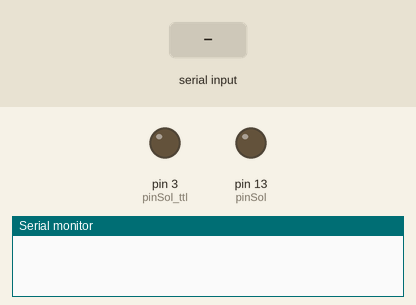
Recording of a sketch running on a simulated Arduino Uno, built with avr-gcc and run on an emulated ATmega328P. Parts: output pins drawn as LEDs (lit = HIGH), the last lines printed to the serial monitor. Inputs (shaded band) come from the test bench. Random numbers use the default seed unless the sketch sets one.

Above: at 1.2 s.
1.3 s: "1" received over Serial
At 11.63 s:
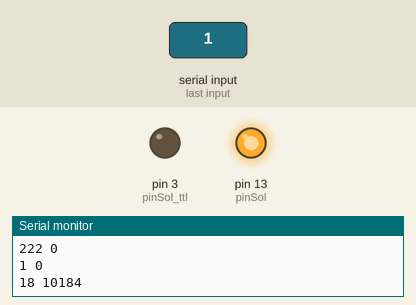
Timing chart, 0 to 13.0 s (numbered marks = the images above; inputs shaded):
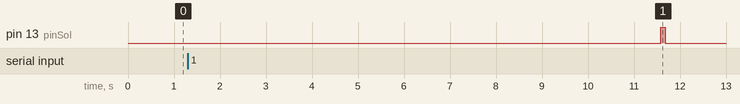

Measured:
- after the input at 1.3 s, pin 13 (pinSol): LOW → HIGH after 10.3 s, → LOW 0.10 s later

The sketch:

trialed_airpuff_quicktest_v01.ino
```cpp
/*
-General notes--------------------------
* This program delivers a fixed number of airpuffs for a set duration of time at a variable ITI, with TTLs sent to Synapse.

-serial event ids------------------------------
---parameters---
- 127 trial_count

- 128 min_iti
- 129 max_iti

- 116 sol_duration
- 117 num_sol
- 118 inter_sol_time


---dynamic parameters---
[[2 line method: first row shows ts in 2nd column second row shows current value in 2nd colum]]
- none

---events---
- 1   start_session
- 14  sol_offset

- 31  lick
- 11  break_engaged
- 12  break_disengaged
- 13  spout_extended
- 15  spout_retracted
- 0   end_session

- 222 trial_end
*/

// dependencies
  #include <Wire.h>
  #include "Adafruit_MPR121.h"
  #include <Servo.h>

// session parameters *************************************************************************************************************
 // general parameters -------

  static byte trial_count = 15;
  static byte trial_ids [] = {1,1,1,1,1,1,1,1,1,1,1,1,1,1,1}; // channel ids-- 1: cs+, 0: cs-
  byte trial_id;


  static boolean session_serial_initiate = 1;  // 0: starts without serial input, 1: waits for serial input before starting

  // baseline period before first trial
  static int baseline_time = 5000;            // delay time until first trial

  // iti range (uniform random)
  static unsigned long min_iti = 5000;           // minimum iti (ms)
  static unsigned long max_iti = 10000;           // maximum iti (ms)

  // air puff solenoid
  static byte sol_duration = 100;          // duration solenoid is open during delivery
  static byte num_sol = 1;                // number of solenoid opening access period
  static int inter_sol_time = 0;        // interval between each solenoid opening (measured from end of previous until start of next)

// arduino pins ----------------------------------------------------------------------------
  // inputs ----------------------------

  // outputs ---------------------------
  static byte pinSol = 13;

  // ttls for external time stamps
  static byte pinSol_ttl = 3;

// flags -------------------------------------------------------------------------------------
  // variables---
  //boolean solOpen;
  //boolean frame;
  //boolean lick;
  boolean first_loop = 1;     // sets the starting condition to first_loop = true, so first_loop setup section will run


// counters ---------------------------------------------------------------------------------
  // variables---
  volatile byte count_sol;                 // counter for number of solenoid openings per access period
  volatile byte count_trial;               // counter for number of trials

// time stamps & timers ---------------------------------------------------------------------
  // variables---
  volatile unsigned long ts;
  unsigned long ts_start;
  unsigned long ts_trial_start;
  unsigned long ts_sol_offset;
  unsigned long ts_sol_onset;
  unsigned long ts_sol_ttl_off;
  unsigned long ts_trial_end;

  unsigned long session_end_ts;

// parameters---
  static int ttl_duration = 2; // duration of tttl pulses for external time stamps (ms)


// _______________________________________________________________________________________________________________________________________________________________________________
/// setup ________________________________________________________________________________________________________________________________________________________________________
void setup() {
  delay(100);
  Serial.begin(115200);
  delay(100);
  randomSeed(analogRead(0));

  // define outputs
  pinMode(pinSol, OUTPUT);
  pinMode(pinSol_ttl, OUTPUT);

  digitalWrite(pinSol, LOW);
  digitalWrite(pinSol_ttl, LOW);

  // wait for serial command before initating session---------------------------------------------------------------------
  if(session_serial_initiate){
    delay(100);
    while (Serial.available() <= 0) {} // wait for serial input to start session
    delay(100);
  }

 // save start time
  ts_start=millis();
}

void loop() {
 // background functions (run constantly independent of task events)--------------------------------------------
 // generate timestamp ---------------------------
  ts=millis()-ts_start;

 // close solenoids---------------------------
  if(ts>=ts_sol_offset && ts_sol_offset!=0){                 // if time is after solenoid offset time
    digitalWrite(pinSol, LOW);                               // close solenoid
    Serial.print(14); Serial.print(" "); Serial.println(ts); // print sol offset
    ts_sol_offset = 0;    // reset solenoid offset time to close if statement
    }

 // turn off ttls for external time stamps ------------------------
 // solenoid---
  if(ts>=ts_sol_ttl_off && ts_sol_ttl_off!=0){
    digitalWrite(pinSol_ttl,LOW);  // write ttl low
    ts_sol_ttl_off = 0;            // reset off time to close if statement
  }

 // session initialization (runs once at start) -----------------------------------------------------------------
  if(first_loop){
    Serial.print(1);   Serial.print(" "); Serial.println(ts);                         // print start session
    Serial.print(127); Serial.print(" "); Serial.println(trial_count);                // print session duration

    Serial.print(128); Serial.print(" "); Serial.println(min_iti);                    // print min_iti
    Serial.print(129); Serial.print(" "); Serial.println(max_iti);                    // print max_iti

    Serial.print(116); Serial.print(" "); Serial.println(sol_duration);                // print sol_duration
    Serial.print(117); Serial.print(" "); Serial.println(num_sol);                     // print num_sol
    Serial.print(118); Serial.print(" "); Serial.println(inter_sol_time);              // print inter_sol_time

    // set and print first trial id
    trial_id = trial_ids[0];
    Serial.print(222);      Serial.print(" "); Serial.println(ts);                     // print first trial id
    Serial.print(trial_id); Serial.print(" "); Serial.println(ts);

    // set time for first delivery
    ts_trial_start = ts + baseline_time + random(min_iti, max_iti);           // calculate first trial start
    count_trial = 0;          // added 9/20/23, not sure if necessary
    count_sol = 0;            // added 9/20/23, not sure if necessary

    first_loop = 0;

  }


 // schedule of air puff delivery --------------------------------------------------------------
  if(ts >= ts_trial_start && ts_trial_start != 0){
    ts_trial_end = ts + (num_sol * (sol_duration + inter_sol_time));        // set time for when trial ends and variables reset
    ts_sol_onset = ts;                                                      // set time for when solenoid access occurs
    ts_trial_start = 0;

  }

 // start air puff trial --------------------------------------------------------------
 // open solenoid num_sol times ---------------------------
 if(ts >= ts_sol_onset && ts_sol_onset != 0 &&  count_sol < num_sol){
    if(trial_id == 1){ // if cs+
      digitalWrite(pinSol,HIGH);          // open solenoid
      ts_sol_offset = ts + sol_duration;  // set solenoid close time

      Serial.print(18); Serial.print(" "); Serial.println(ts); // print sol onset

      digitalWrite(pinSol_ttl,HIGH);      // turn on ttl for solenoid onset
      ts_sol_ttl_off = ts + ttl_duration; // set ttl offset time
    }

    ts_sol_onset = ts + inter_sol_time + sol_duration; // set next solenoid onset time
    count_sol++;                                       // increase counter for solenoid
  }

 // end air puff trial --------------------------------------------------------------
 if(ts >= ts_trial_end && ts_trial_end != 0){
    ts_trial_end = 0;
    // reset various variables and counters
    ts_sol_onset = 0;
    count_sol = 0;

    count_trial = count_trial + 1;
    trial_id = trial_ids[count_trial];
    Serial.print(222);      Serial.print(" "); Serial.println(ts);
    Serial.print(trial_id); Serial.print(" "); Serial.println(ts);

    ts_trial_start = ts + random(min_iti, max_iti);           // calculate next trial start

  }

  // session termination ---------------------------------------------------------------------------------------------------
 // end session after trials exceed trial_count
  if(count_trial >= trial_count && session_end_ts == 0){
    session_end_ts = ts + min_iti-1000; // set end of session to 1s shorter than minimum ITI
  }

  if(ts > session_end_ts && session_end_ts != 0){
    fun_end_session();
    Serial.print(99); Serial.print(" "); Serial.println(ts);    // print end of session
  }
}


/// end session _________________________________________________________________________________________________________________________________________________________
void fun_end_session() {
  Serial.print(0); Serial.print(" "); Serial.println(ts);    // print end of session
  while(1){}                               //  Stops executing the program
}
```
